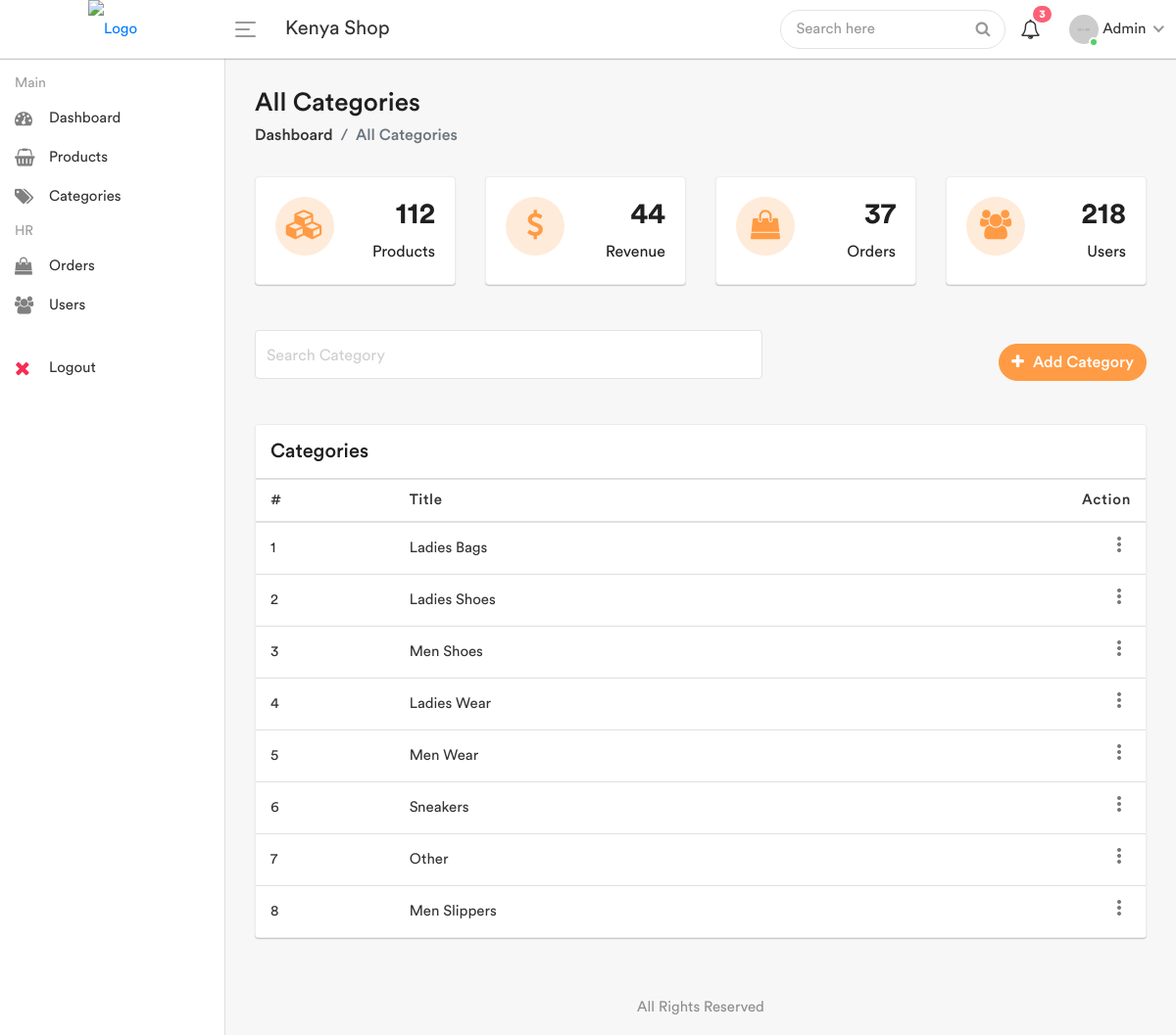
The app's page /admin/categories.php with its own data.
### tables this page shows
CREATE TABLE `categories` (
  `cat_id` int(100) NOT NULL,
  `cat_title` text NOT NULL
);

### admin/categories.php (the view, shortened to what this page needs)
<?php include_once "include/head.php" ?>
<body>
    <div class="main-wrapper">
        <?php include_once "include/header.php" ?>
        <?php include_once "include/sidebar.php" ?>
        <div class="page-wrapper">
            <div class="content container-fluid">
                <div class="page-header">
                    <div class="row align-items-center">
                        <div class="col">
                            <h3 class="page-title">All Categories</h3>
                            <ul class="breadcrumb">
                                <li class="breadcrumb-item"><a href="index.php">Dashboard</a></li>
                                <li class="breadcrumb-item active">All Categories</li>
                            </ul>
                        </div>
                    </div>
                </div>
                <div class="row">
                    <div class="col-md-6 col-sm-6 col-lg-6 col-xl-3">
                        <div class="card dash-widget">
                            <div class="card-body">
                                <span class="dash-widget-icon"><i class="fa fa-cubes"></i></span>
                                <div class="dash-widget-info">
                                    <h3>112</h3>
                                    <span>Products</span>
                                </div>
                            </div>
                        </div>
                    </div>
                    <div class="col-md-6 col-sm-6 col-lg-6 col-xl-3">
                        <div class="card dash-widget">
                            <div class="card-body">
                                <span class="dash-widget-icon"><i class="fa fa-usd"></i></span>
                                <div class="dash-widget-info">
                                    <h3>44</h3>
                                    <span>Revenue</span>
                                </div>
                            </div>
                        </div>
                    </div>
                    <div class="col-md-6 col-sm-6 col-lg-6 col-xl-3">
                        <div class="card dash-widget">
                            <div class="card-body">
                                <span class="dash-widget-icon"><i class="fa fa-shopping-bag"></i></span>
                                <div class="dash-widget-info">
                                    <h3>37</h3>
                                    <span>Orders</span>
                                </div>
                            </div>
                        </div>
                    </div>
                    <div class="col-md-6 col-sm-6 col-lg-6 col-xl-3">
                        <div class="card dash-widget">
                            <div class="card-body">
                                <span class="dash-widget-icon"><i class="fa fa-users"></i></span>
                                <div class="dash-widget-info">
                                    <h3>218</h3>
                                    <span>Users</span>
                                </div>
                            </div>
                        </div>
                    </div>
                </div>
                <div class="page-header mt-3">
                    <div class="row align-items-center">
                        <div class="col-md-7">
                            <div class="form-group form-focus">
                                <input type="text" class="form-control floating">
                                <label class="focus-label">Search Category</label>
                            </div>
                        </div>
                        <div class="col-md-5 float-right ml-auto">
                            <a href="#" class="btn add-btn" data-toggle="modal" data-target="#add_category"><i class="fa fa-plus"></i> Add Category</a>
                        </div>
                    </div>
                </div>
                <div class="row">
                    <div class="col-md-12 col-12 d-flex">
                        <div class="card card-table flex-fill">
                            <div class="card-header">
                                <h3 class="card-title mb-0">Categories</h3>
                            </div>
                            <div class="card-body">
                                <div class="table-responsive">
                                    <table class="table custom-table mb-0">
                                        <thead>
                                            <tr>
                                                <th>#</th>
                                                <th>Title</th>
                                                <th class="text-right">Action</th>
                                            </tr>
                                        </thead>
                                        <tbody>
                                            <?php
                                                include_once "php/config.php";
                                                $sel_cat = "SELECT * FROM categories";
                                                $query_sel_cat = mysqli_query($con, $sel_cat);
                                                $output = " ";
                                                if(mysqli_num_rows($query_sel_cat) <= 0 ){
                                                    $output .= " No categories";
                                                }else{
                                                    $i = 0;
                                                    while($row = mysqli_fetch_assoc($query_sel_cat)){
                                                        $i++;
                                                        $cat_id = $row['cat_id'];
                                                        $cat_title = $row['cat_title'];
                                                        $output .= '
                                                            <tr>
                                                                <td>'.$i.'</td>
                                                                <td>'.$cat_title.'</td>
                                                                <td class="text-right">
                                                                    <div class="dropdown dropdown-action">
                                                                        <a href="#" class="action-icon dropdown-toggle" data-toggle="dropdown" aria-expanded="false"><i class="material-icons">more_vert</i></a>
                                                                        <div class="dropdown-menu dropdown-menu-right">
                                                                            <a class="dropdown-item edit-category" data-id = " '.$cat_id.' " href="#" data-toggle="modal" data-target="#edit_category"><i class="fa fa-pencil m-r-5"></i> Edit</a>
                                                                            <a class="dropdown-item delete-category" href="#" data-id = " '.$cat_id.' "  data-toggle="modal" data-target="#delete_category"><i class="fa fa-trash-o m-r-5"></i> Delete</a>
                                                                        </div>
                                                                    </div>
                                                                </td>
                                                            </tr>
                                                        ';
                                                    }
                                                }
                                                echo $output;
                                            ?>
                                        </tbody>
                                    </table>
                                </div>
                            </div>
                        </div>
                    </div>
                </div>
            </div>
            <div class="row">
                <div class="col-12 text-center text-muted mb-3">All Rights Reserved</div>
            </div>
        </div>
    </div>
</body>
</html>

### records on screen
categories: cat_title "Ladies Bags"
categories: cat_title "Ladies Shoes"
categories: cat_title "Men Shoes"
categories: cat_title "Ladies Wear"
categories: cat_title "Men Wear"
categories: cat_title "Sneakers"
categories: cat_title "Other"
categories: cat_title "Men Slippers"
